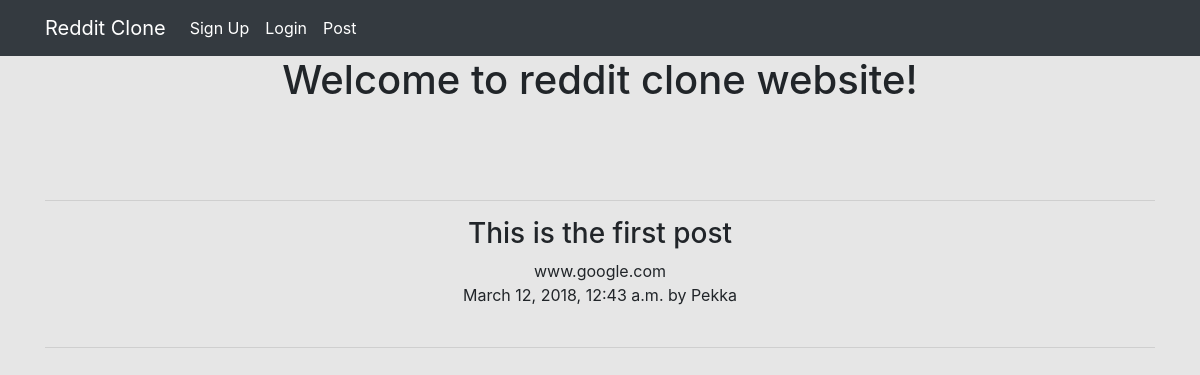
The app's page /, older data.
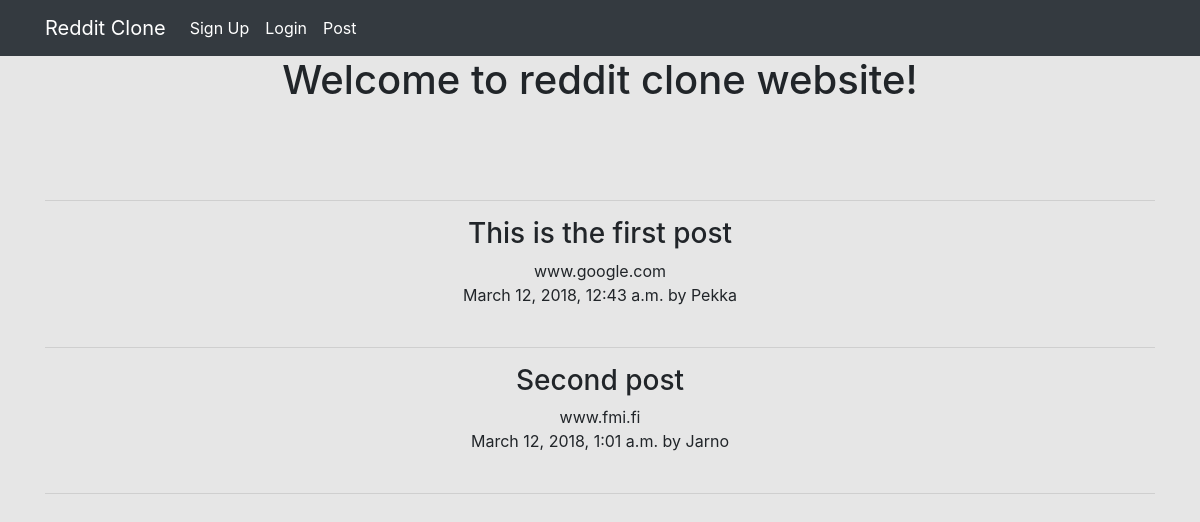
The same page, newer data.
### posts/models.py (models this page shows)
class Post(models.Model):
    title = models.CharField(max_length=200)
    url = models.TextField()
    pub_date = models.DateTimeField()
    author = models.ForeignKey(settings.AUTH_USER_MODEL, on_delete=models.CASCADE)
    votes_total =  models.IntegerField(default=0)

### posts/views.py (the view)
# urls.py: 2. Add a URL to urlpatterns:  path('', views.home, name='home')
def home(request):
    posts = Post.objects.order_by('votes_total')
    return render(request, 'posts/home.html', {'posts':posts})

### posts/templates/posts/home.html (shortened to what this page needs)
<!doctype html>
<html lang="en">
  <head>
    <link rel="stylesheet" href="https://maxcdn.bootstrapcdn.com/bootstrap/4.0.0/css/bootstrap.min.css">
  </head>
  <body>
    <nav class="navbar navbar-expand-lg navbar-dark bg-dark">
      <div class="container">
        <a class="navbar-brand" href="{% url 'home' %}">Reddit Clone</a>
        <div class="collapse navbar-collapse" id="navbarNav">
          <ul class="navbar-nav">
            <li class="nav-item active">
              <a class="nav-link" href="{% url 'accounts:signup' %}">Sign Up</a>
            </li>
            <li class="nav-item active">
              <a class="nav-link" href="{% url 'accounts:login' %}">Login</a>
            </li>
            <li class="nav-item active">
              <a class="nav-link" href="{% url 'posts:create' %}">Post</a>
            </li>
          </ul>
        </div>
      </div>
    </nav>
    <h1 class="text-center"> Welcome to reddit clone website! </h1>
    <br/>
    <br/>
    <br/>
    <div class="container text-center">
      <hr />
      {% for post in posts.all %}
      <h3>{{ post.title }}</h3>
      {{ post.url }}
      <br/>
      {{ post.pub_date }} by {{ post.author.username }}
      <br/>
      <br/>
      <hr />
      {% endfor %}
    </div>
  </body>
</html>

Row changes from the older to the newer data that the page shows:
added Post: title "Second post", url "www.fmi.fi", pub_date "March 12, 2018, 1:01 a.m.", author.username "Jarno"
